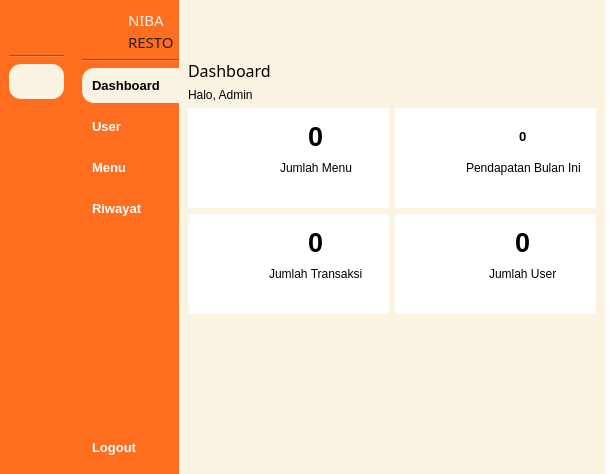
<?xml version="1.0" encoding="UTF-8"?>
<ui version="4.0">
 <class>MainWindow</class>
 <widget class="QMainWindow" name="MainWindow">
  <property name="geometry">
   <rect>
    <x>0</x>
    <y>0</y>
    <width>614</width>
    <height>474</height>
   </rect>
  </property>
  <property name="windowTitle">
   <string>MainWindow</string>
  </property>
  <property name="styleSheet">
   <string notr="true">background-color: rgb(255, 255, 255);</string>
  </property>
  <widget class="QWidget" name="centralwidget">
   <layout class="QGridLayout" name="gridLayout">
    <property name="leftMargin">
     <number>0</number>
    </property>
    <property name="topMargin">
     <number>0</number>
    </property>
    <property name="rightMargin">
     <number>0</number>
    </property>
    <property name="bottomMargin">
     <number>0</number>
    </property>
    <property name="horizontalSpacing">
     <number>0</number>
    </property>
    <item row="0" column="0">
     <widget class="QWidget" name="icon_only_widget" native="true">
      <property name="maximumSize">
       <size>
        <width>75</width>
        <height>16777215</height>
       </size>
      </property>
      <property name="styleSheet">
       <string notr="true">QPushButton {
	text-align: center;
	border-radius: 12px;
    padding: 10px;
    border: 0px;
	color: white;
    font-weight: 600;
}

QPushButton:hover {
	background-color: rgb(181, 171, 146);
}

QPushButton:checked {
	color: black;
	background-color: #FAF3E1;
}

QWidget {
	background-color: #FF6D1F;
}</string>
      </property>
      <layout class="QVBoxLayout" name="verticalLayout_4">
       <item>
        <layout class="QVBoxLayout" name="verticalLayout_7">
         <item>
          <layout class="QHBoxLayout" name="horizontalLayout_4">
           <property name="rightMargin">
            <number>5</number>
           </property>
           <item>
            <widget class="QLabel" name="label_4">
             <property name="sizePolicy">
              <sizepolicy hsizetype="Fixed" vsizetype="Fixed">
               <horstretch>0</horstretch>
               <verstretch>0</verstretch>
              </sizepolicy>
             </property>
             <property name="minimumSize">
              <size>
               <width>40</width>
               <height>40</height>
              </size>
             </property>
             <property name="maximumSize">
              <size>
               <width>40</width>
               <height>40</height>
              </size>
             </property>
             <property name="styleSheet">
              <string notr="true">QLabel {
    background-color: transparent;
    border-radius: 20px;
    background-image: url(:/yourpic.png);
    background-repeat: no-repeat;
    background-position: center;
}
</string>
             </property>
             <property name="text">
              <string/>
             </property>
             <property name="pixmap">
              <pixmap resource="images.qrc">:/image/images/logo-rounded.png</pixmap>
             </property>
             <property name="scaledContents">
              <bool>true</bool>
             </property>
            </widget>
           </item>
          </layout>
         </item>
         <item>
          <widget class="Line" name="line">
           <property name="orientation">
            <enum>Qt::Horizontal</enum>
           </property>
          </widget>
         </item>
         <item>
          <widget class="QPushButton" name="btn_dashboard_icon">
           <property name="font">
            <font>
             <family>Microsoft Sans Serif</family>
             <pointsize>10</pointsize>
             <weight>75</weight>
             <bold>true</bold>
            </font>
           </property>
           <property name="styleSheet">
            <string notr="true"/>
           </property>
           <property name="text">
            <string/>
           </property>
           <property name="icon">
            <iconset resource="images.qrc">
             <normaloff>:/image/images/mage--home-fill-off.png</normaloff>
             <normalon>:/image/images/mage--home-fill.png</normalon>
             <disabledoff>:/image/images/mage--home-fill-off.png</disabledoff>
             <disabledon>:/image/images/mage--home-fill.png</disabledon>
             <activeoff>:/image/images/mage--home-fill-off.png</activeoff>
             <activeon>:/image/images/mage--home-fill.png</activeon>
             <selectedoff>:/image/images/mage--home-fill-off.png</selectedoff>
             <selectedon>:/image/images/mage--home-fill.png</selectedon>:/image/images/mage--home-fill-off.png</iconset>
           </property>
           <property name="iconSize">
            <size>
             <width>20</width>
             <height>20</height>
            </size>
           </property>
           <property name="checkable">
            <bool>true</bool>
           </property>
           <property name="checked">
            <bool>true</bool>
           </property>
           <property name="autoExclusive">
            <bool>true</bool>
           </property>
          </widget>
         </item>
         <item>
          <widget class="QPushButton" name="btn_user_icon">
           <property name="font">
            <font>
             <family>MS Sans Serif</family>
             <pointsize>10</pointsize>
             <weight>75</weight>
             <bold>true</bold>
            </font>
           </property>
           <property name="styleSheet">
            <string notr="true"/>
           </property>
           <property name="text">
            <string/>
           </property>
           <property name="icon">
            <iconset resource="images.qrc">
             <normaloff>:/image/images/mage--users-fill-off.png</normaloff>
             <normalon>:/image/images/mage--users-fill.png</normalon>:/image/images/mage--users-fill-off.png</iconset>
           </property>
           <property name="iconSize">
            <size>
             <width>20</width>
             <height>20</height>
            </size>
           </property>
           <property name="checkable">
            <bool>true</bool>
           </property>
           <property name="checked">
            <bool>false</bool>
           </property>
           <property name="autoExclusive">
            <bool>true</bool>
           </property>
          </widget>
         </item>
         <item>
          <widget class="QPushButton" name="btn_menu_icon">
           <property name="font">
            <font>
             <family>MS Sans Serif</family>
             <pointsize>10</pointsize>
             <weight>75</weight>
             <bold>true</bold>
            </font>
           </property>
           <property name="styleSheet">
            <string notr="true"/>
           </property>
           <property name="text">
            <string/>
           </property>
           <property name="icon">
            <iconset resource="images.qrc">
             <normaloff>:/image/images/mage--clipboard-2-fill-off.png</normaloff>
             <normalon>:/image/images/mage--clipboard-2-fill.png</normalon>:/image/images/mage--clipboard-2-fill-off.png</iconset>
           </property>
           <property name="iconSize">
            <size>
             <width>20</width>
             <height>20</height>
            </size>
           </property>
           <property name="checkable">
            <bool>true</bool>
           </property>
           <property name="autoExclusive">
            <bool>true</bool>
           </property>
          </widget>
         </item>
         <item>
          <widget class="QPushButton" name="btn_riwayat_icon">
           <property name="font">
            <font>
             <family>Microsoft Sans Serif</family>
             <pointsize>10</pointsize>
             <weight>75</weight>
             <bold>true</bold>
            </font>
           </property>
           <property name="styleSheet">
            <string notr="true"/>
           </property>
           <property name="text">
            <string/>
           </property>
           <property name="icon">
            <iconset resource="images.qrc">
             <normaloff>:/image/images/mage--book-text-fill.png</normaloff>
             <normalon>:/image/images/mage--book-text-fill-off.png</normalon>:/image/images/mage--book-text-fill.png</iconset>
           </property>
           <property name="iconSize">
            <size>
             <width>20</width>
             <height>20</height>
            </size>
           </property>
           <property name="checkable">
            <bool>true</bool>
           </property>
           <property name="checked">
            <bool>false</bool>
           </property>
           <property name="autoExclusive">
            <bool>true</bool>
           </property>
          </widget>
         </item>
         <item>
          <spacer name="verticalSpacer_3">
           <property name="orientation">
            <enum>Qt::Vertical</enum>
           </property>
           <property name="sizeHint" stdset="0">
            <size>
             <width>40</width>
             <height>200</height>
            </size>
           </property>
          </spacer>
         </item>
         <item>
          <widget class="QPushButton" name="btn_logout_icon">
           <property name="font">
            <font>
             <family>MS Sans Serif</family>
             <pointsize>10</pointsize>
             <weight>75</weight>
             <bold>true</bold>
            </font>
           </property>
           <property name="styleSheet">
            <string notr="true">QPushButton {
	border-radius: 12px;
}</string>
           </property>
           <property name="text">
            <string/>
           </property>
           <property name="icon">
            <iconset resource="images.qrc">
             <normaloff>:/image/images/mage--shut-down-fill-off.png</normaloff>
             <normalon>:/image/images/mage--shut-down-fill.png</normalon>:/image/images/mage--shut-down-fill-off.png</iconset>
           </property>
           <property name="iconSize">
            <size>
             <width>20</width>
             <height>20</height>
            </size>
           </property>
          </widget>
         </item>
        </layout>
       </item>
      </layout>
     </widget>
    </item>
    <item row="0" column="1">
     <widget class="QWidget" name="icon_name_widget" native="true">
      <property name="maximumSize">
       <size>
        <width>150</width>
        <height>16777215</height>
       </size>
      </property>
      <property name="styleSheet">
       <string notr="true">QPushButton {
	text-align: left;
	border-top-left-radius: 12px;
	border-bottom-left-radius: 12px;
    padding: 10px;
    border: 0px;
	color: white;
    font-weight: 600;
}

QPushButton:hover {
	background-color: rgb(181, 171, 146);
}

QPushButton:checked {
	color: black;
	background-color: #FAF3E1;
}

QWidget {
	background-color: #FF6D1F;
}</string>
      </property>
      <layout class="QVBoxLayout" name="verticalLayout">
       <property name="rightMargin">
        <number>0</number>
       </property>
       <item>
        <layout class="QVBoxLayout" name="verticalLayout_2">
         <item>
          <layout class="QHBoxLayout" name="horizontalLayout_2">
           <property name="rightMargin">
            <number>5</number>
           </property>
           <item>
            <widget class="QLabel" name="label_2">
             <property name="sizePolicy">
              <sizepolicy hsizetype="Fixed" vsizetype="Fixed">
               <horstretch>0</horstretch>
               <verstretch>0</verstretch>
              </sizepolicy>
             </property>
             <property name="minimumSize">
              <size>
               <width>40</width>
               <height>40</height>
              </size>
             </property>
             <property name="maximumSize">
              <size>
               <width>40</width>
               <height>40</height>
              </size>
             </property>
             <property name="styleSheet">
              <string notr="true">QLabel {
    background-color: transparent;
    border-radius: 20px;
    background-image: url(:/yourpic.png);
    background-repeat: no-repeat;
    background-position: center;
}
</string>
             </property>
             <property name="text">
              <string/>
             </property>
             <property name="pixmap">
              <pixmap resource="images.qrc">:/image/images/logo-rounded.png</pixmap>
             </property>
             <property name="scaledContents">
              <bool>true</bool>
             </property>
            </widget>
           </item>
           <item>
            <layout class="QVBoxLayout" name="verticalLayout_3">
             <property name="spacing">
              <number>0</number>
             </property>
             <item>
              <widget class="QLabel" name="label_3">
               <property name="maximumSize">
                <size>
                 <width>50</width>
                 <height>16777215</height>
                </size>
               </property>
               <property name="font">
                <font>
                 <family>Bauhaus 93</family>
                 <pointsize>11</pointsize>
                 <weight>50</weight>
                 <bold>false</bold>
                 <strikeout>false</strikeout>
                 <kerning>true</kerning>
                </font>
               </property>
               <property name="styleSheet">
                <string notr="true">color: #FAF3E1;</string>
               </property>
               <property name="text">
                <string>NIBA</string>
               </property>
               <property name="textFormat">
                <enum>Qt::PlainText</enum>
               </property>
              </widget>
             </item>
             <item>
              <widget class="QLabel" name="label_5">
               <property name="sizePolicy">
                <sizepolicy hsizetype="Minimum" vsizetype="Preferred">
                 <horstretch>0</horstretch>
                 <verstretch>0</verstretch>
                </sizepolicy>
               </property>
               <property name="maximumSize">
                <size>
                 <width>50</width>
                 <height>16777215</height>
                </size>
               </property>
               <property name="font">
                <font>
                 <family>Bauhaus 93</family>
                 <pointsize>11</pointsize>
                 <weight>50</weight>
                 <bold>false</bold>
                 <strikeout>false</strikeout>
                 <kerning>true</kerning>
                </font>
               </property>
               <property name="styleSheet">
                <string notr="true">color: #222222;</string>
               </property>
               <property name="text">
                <string>RESTO</string>
               </property>
               <property name="textFormat">
                <enum>Qt::PlainText</enum>
               </property>
               <property name="scaledContents">
                <bool>false</bool>
               </property>
              </widget>
             </item>
            </layout>
           </item>
          </layout>
         </item>
         <item>
          <widget class="Line" name="line_2">
           <property name="orientation">
            <enum>Qt::Horizontal</enum>
           </property>
          </widget>
         </item>
         <item>
          <widget class="QPushButton" name="btn_dashboard_expanded">
           <property name="font">
            <font>
             <family>Microsoft Sans Serif</family>
             <pointsize>10</pointsize>
             <weight>75</weight>
             <bold>true</bold>
            </font>
           </property>
           <property name="styleSheet">
            <string notr="true"/>
           </property>
           <property name="text">
            <string>Dashboard</string>
           </property>
           <property name="icon">
            <iconset resource="images.qrc">
             <normaloff>:/image/images/mage--home-fill-off.png</normaloff>
             <normalon>:/image/images/mage--home-fill.png</normalon>
             <disabledoff>:/image/images/mage--home-fill-off.png</disabledoff>
             <disabledon>:/image/images/mage--home-fill.png</disabledon>
             <activeoff>:/image/images/mage--home-fill-off.png</activeoff>
             <activeon>:/image/images/mage--home-fill.png</activeon>
             <selectedoff>:/image/images/mage--home-fill-off.png</selectedoff>
             <selectedon>:/image/images/mage--home-fill.png</selectedon>:/image/images/mage--home-fill-off.png</iconset>
           </property>
           <property name="iconSize">
            <size>
             <width>20</width>
             <height>20</height>
            </size>
           </property>
           <property name="checkable">
            <bool>true</bool>
           </property>
           <property name="checked">
            <bool>true</bool>
           </property>
           <property name="autoExclusive">
            <bool>true</bool>
           </property>
          </widget>
         </item>
         <item>
          <widget class="QPushButton" name="btn_user_expanded">
           <property name="font">
            <font>
             <family>MS Sans Serif</family>
             <pointsize>10</pointsize>
             <weight>75</weight>
             <bold>true</bold>
            </font>
           </property>
           <property name="styleSheet">
            <string notr="true"/>
           </property>
           <property name="text">
            <string>User</string>
           </property>
           <property name="icon">
            <iconset resource="images.qrc">
             <normaloff>:/image/images/mage--users-fill-off.png</normaloff>
             <normalon>:/image/images/mage--users-fill.png</normalon>:/image/images/mage--users-fill-off.png</iconset>
           </property>
           <property name="iconSize">
            <size>
             <width>20</width>
             <height>20</height>
            </size>
           </property>
           <property name="checkable">
            <bool>true</bool>
           </property>
           <property name="checked">
            <bool>false</bool>
           </property>
           <property name="autoExclusive">
            <bool>true</bool>
           </property>
          </widget>
         </item>
         <item>
          <widget class="QPushButton" name="btn_menu_expanded">
           <property name="font">
            <font>
             <family>MS Sans Serif</family>
             <pointsize>10</pointsize>
             <weight>75</weight>
             <bold>true</bold>
            </font>
           </property>
           <property name="styleSheet">
            <string notr="true"/>
           </property>
           <property name="text">
            <string>Menu</string>
           </property>
           <property name="icon">
            <iconset resource="images.qrc">
             <normaloff>:/image/images/mage--clipboard-2-fill-off.png</normaloff>
             <normalon>:/image/images/mage--clipboard-2-fill.png</normalon>:/image/images/mage--clipboard-2-fill-off.png</iconset>
           </property>
           <property name="iconSize">
            <size>
             <width>20</width>
             <height>20</height>
            </size>
           </property>
           <property name="checkable">
            <bool>true</bool>
           </property>
           <property name="autoExclusive">
            <bool>true</bool>
           </property>
          </widget>
         </item>
         <item>
          <widget class="QPushButton" name="btn_riwayat_expanded">
           <property name="font">
            <font>
             <family>Microsoft Sans Serif</family>
             <pointsize>10</pointsize>
             <weight>75</weight>
             <bold>true</bold>
            </font>
           </property>
           <property name="styleSheet">
            <string notr="true"/>
           </property>
           <property name="text">
            <string>Riwayat</string>
           </property>
           <property name="icon">
            <iconset resource="images.qrc">
             <normaloff>:/image/images/mage--book-text-fill.png</normaloff>
             <normalon>:/image/images/mage--book-text-fill-off.png</normalon>:/image/images/mage--book-text-fill.png</iconset>
           </property>
           <property name="iconSize">
            <size>
             <width>20</width>
             <height>20</height>
            </size>
           </property>
           <property name="checkable">
            <bool>true</bool>
           </property>
           <property name="checked">
            <bool>false</bool>
           </property>
           <property name="autoExclusive">
            <bool>true</bool>
           </property>
          </widget>
         </item>
         <item>
          <spacer name="verticalSpacer_2">
           <property name="orientation">
            <enum>Qt::Vertical</enum>
           </property>
           <property name="sizeHint" stdset="0">
            <size>
             <width>40</width>
             <height>200</height>
            </size>
           </property>
          </spacer>
         </item>
         <item>
          <widget class="QPushButton" name="btn_logout_expanded">
           <property name="font">
            <font>
             <family>MS Sans Serif</family>
             <pointsize>10</pointsize>
             <weight>75</weight>
             <bold>true</bold>
            </font>
           </property>
           <property name="styleSheet">
            <string notr="true">QPushButton {
	border-radius: 12px;
}</string>
           </property>
           <property name="text">
            <string>Logout</string>
           </property>
           <property name="icon">
            <iconset resource="images.qrc">
             <normaloff>:/image/images/mage--shut-down-fill-off.png</normaloff>
             <normalon>:/image/images/mage--shut-down-fill.png</normalon>:/image/images/mage--shut-down-fill-off.png</iconset>
           </property>
           <property name="iconSize">
            <size>
             <width>20</width>
             <height>20</height>
            </size>
           </property>
          </widget>
         </item>
        </layout>
       </item>
      </layout>
     </widget>
    </item>
    <item row="0" column="2">
     <widget class="QWidget" name="main_menu" native="true">
      <property name="styleSheet">
       <string notr="true">background-color: rgb(255, 255, 255);</string>
      </property>
      <layout class="QVBoxLayout" name="verticalLayout_5">
       <property name="spacing">
        <number>0</number>
       </property>
       <property name="leftMargin">
        <number>0</number>
       </property>
       <property name="topMargin">
        <number>0</number>
       </property>
       <property name="bottomMargin">
        <number>0</number>
       </property>
       <item>
        <widget class="QWidget" name="widget" native="true">
         <property name="minimumSize">
          <size>
           <width>0</width>
           <height>50</height>
          </size>
         </property>
         <property name="maximumSize">
          <size>
           <width>16777215</width>
           <height>50</height>
          </size>
         </property>
         <property name="styleSheet">
          <string notr="true">background-color: rgb(250, 243, 225);</string>
         </property>
         <layout class="QHBoxLayout" name="horizontalLayout_6">
          <item>
           <layout class="QHBoxLayout" name="horizontalLayout">
            <item>
             <widget class="QPushButton" name="btn_expand">
              <property name="styleSheet">
               <string notr="true">QPushButton {
	text-align: left;
	border-radius: 12px;
    padding: 10px;
    border: 0px;
	color: black;
    font-weight: 600;
}

QPushButton:hover {
	background-color: #F5E7C6;
}

QPushButton:checked {
	background-color: #222222;
}</string>
              </property>
              <property name="text">
               <string/>
              </property>
              <property name="icon">
               <iconset resource="images.qrc">
                <normaloff>:/image/images/mage--dash-menu-off.png</normaloff>
                <normalon>:/image/images/mage--double-arrow-left-off.png</normalon>:/image/images/mage--dash-menu-off.png</iconset>
              </property>
              <property name="iconSize">
               <size>
                <width>20</width>
                <height>20</height>
               </size>
              </property>
              <property name="checkable">
               <bool>true</bool>
              </property>
             </widget>
            </item>
            <item>
             <spacer name="horizontalSpacer">
              <property name="orientation">
               <enum>Qt::Horizontal</enum>
              </property>
              <property name="sizeHint" stdset="0">
               <size>
                <width>20</width>
                <height>118</height>
               </size>
              </property>
             </spacer>
            </item>
           </layout>
          </item>
         </layout>
        </widget>
       </item>
       <item>
        <widget class="QWidget" name="widget_2" native="true">
         <property name="styleSheet">
          <string notr="true">QWidget {
	background-color: rgb(250, 243, 225);
}

QLabel {
	color:black;
}

QLineEdit {
	background-color: white;
	border-radius:  5px;
}

QComboBox {
	background-color: white;
	border-radius: 5px;
}</string>
         </property>
         <layout class="QVBoxLayout" name="verticalLayout_6">
          <item>
           <layout class="QVBoxLayout" name="verticalLayout_8">
            <item>
             <widget class="QLabel" name="label">
              <property name="font">
               <font>
                <family>MS Reference Sans Serif</family>
                <pointsize>12</pointsize>
               </font>
              </property>
              <property name="text">
               <string>Dashboard</string>
              </property>
             </widget>
            </item>
            <item>
             <widget class="QLabel" name="label_6">
              <property name="text">
               <string>Halo, Admin</string>
              </property>
             </widget>
            </item>
           </layout>
          </item>
          <item>
           <layout class="QHBoxLayout" name="horizontalLayout_3">
            <item>
             <widget class="QWidget" name="widget_3" native="true">
              <property name="minimumSize">
               <size>
                <width>0</width>
                <height>100</height>
               </size>
              </property>
              <property name="styleSheet">
               <string notr="true">background-color: rgb(255, 255, 255);</string>
              </property>
              <layout class="QHBoxLayout" name="horizontalLayout_7">
               <item>
                <widget class="QLabel" name="label_7">
                 <property name="maximumSize">
                  <size>
                   <width>50</width>
                   <height>50</height>
                  </size>
                 </property>
                 <property name="text">
                  <string/>
                 </property>
                 <property name="pixmap">
                  <pixmap resource="images.qrc">:/image/images/streamline-plump-color--burger-flat.png</pixmap>
                 </property>
                 <property name="scaledContents">
                  <bool>true</bool>
                 </property>
                </widget>
               </item>
               <item>
                <layout class="QVBoxLayout" name="verticalLayout_9">
                 <item alignment="Qt::AlignHCenter">
                  <widget class="QLabel" name="label_11">
                   <property name="font">
                    <font>
                     <pointsize>20</pointsize>
                     <weight>75</weight>
                     <bold>true</bold>
                    </font>
                   </property>
                   <property name="text">
                    <string>0</string>
                   </property>
                  </widget>
                 </item>
                 <item alignment="Qt::AlignHCenter|Qt::AlignTop">
                  <widget class="QLabel" name="label_8">
                   <property name="text">
                    <string>Jumlah Menu</string>
                   </property>
                  </widget>
                 </item>
                </layout>
               </item>
              </layout>
             </widget>
            </item>
            <item>
             <widget class="QWidget" name="widget_5" native="true">
              <property name="minimumSize">
               <size>
                <width>0</width>
                <height>100</height>
               </size>
              </property>
              <property name="styleSheet">
               <string notr="true">background-color: rgb(255, 255, 255);</string>
              </property>
              <layout class="QHBoxLayout" name="horizontalLayout_10">
               <item>
                <widget class="QLabel" name="label_16">
                 <property name="maximumSize">
                  <size>
                   <width>50</width>
                   <height>50</height>
                  </size>
                 </property>
                 <property name="text">
                  <string/>
                 </property>
                 <property name="pixmap">
                  <pixmap resource="images.qrc">:/image/images/streamline-plump-color--money-cash-bill-1.png</pixmap>
                 </property>
                 <property name="scaledContents">
                  <bool>true</bool>
                 </property>
                </widget>
               </item>
               <item>
                <layout class="QVBoxLayout" name="verticalLayout_12">
                 <item alignment="Qt::AlignHCenter">
                  <widget class="QLabel" name="label_17">
                   <property name="font">
                    <font>
                     <pointsize>10</pointsize>
                     <weight>75</weight>
                     <bold>true</bold>
                    </font>
                   </property>
                   <property name="text">
                    <string>0</string>
                   </property>
                  </widget>
                 </item>
                 <item alignment="Qt::AlignHCenter|Qt::AlignTop">
                  <widget class="QLabel" name="label_18">
                   <property name="text">
                    <string>Pendapatan Bulan Ini</string>
                   </property>
                  </widget>
                 </item>
                </layout>
               </item>
              </layout>
             </widget>
            </item>
           </layout>
          </item>
          <item>
           <layout class="QHBoxLayout" name="horizontalLayout_5">
            <item>
             <widget class="QWidget" name="widget_4" native="true">
              <property name="minimumSize">
               <size>
                <width>0</width>
                <height>100</height>
               </size>
              </property>
              <property name="styleSheet">
               <string notr="true">background-color: rgb(255, 255, 255);</string>
              </property>
              <layout class="QHBoxLayout" name="horizontalLayout_9">
               <item>
                <widget class="QLabel" name="label_13">
                 <property name="maximumSize">
                  <size>
                   <width>50</width>
                   <height>50</height>
                  </size>
                 </property>
                 <property name="text">
                  <string/>
                 </property>
                 <property name="pixmap">
                  <pixmap resource="images.qrc">:/image/images/icon-park--transaction-order.png</pixmap>
                 </property>
                 <property name="scaledContents">
                  <bool>true</bool>
                 </property>
                </widget>
               </item>
               <item>
                <layout class="QVBoxLayout" name="verticalLayout_11">
                 <item alignment="Qt::AlignHCenter">
                  <widget class="QLabel" name="label_14">
                   <property name="font">
                    <font>
                     <pointsize>20</pointsize>
                     <weight>75</weight>
                     <bold>true</bold>
                    </font>
                   </property>
                   <property name="text">
                    <string>0</string>
                   </property>
                  </widget>
                 </item>
                 <item alignment="Qt::AlignHCenter|Qt::AlignTop">
                  <widget class="QLabel" name="label_15">
                   <property name="text">
                    <string>Jumlah Transaksi</string>
                   </property>
                  </widget>
                 </item>
                </layout>
               </item>
              </layout>
             </widget>
            </item>
            <item>
             <widget class="QWidget" name="widget_6" native="true">
              <property name="minimumSize">
               <size>
                <width>0</width>
                <height>100</height>
               </size>
              </property>
              <property name="styleSheet">
               <string notr="true">background-color: rgb(255, 255, 255);</string>
              </property>
              <layout class="QHBoxLayout" name="horizontalLayout_11">
               <item>
                <widget class="QLabel" name="label_19">
                 <property name="maximumSize">
                  <size>
                   <width>50</width>
                   <height>50</height>
                  </size>
                 </property>
                 <property name="text">
                  <string/>
                 </property>
                 <property name="pixmap">
                  <pixmap resource="images.qrc">:/image/images/fluent-color--people-48.png</pixmap>
                 </property>
                 <property name="scaledContents">
                  <bool>true</bool>
                 </property>
                </widget>
               </item>
               <item>
                <layout class="QVBoxLayout" name="verticalLayout_13">
                 <item alignment="Qt::AlignHCenter">
                  <widget class="QLabel" name="label_20">
                   <property name="font">
                    <font>
                     <pointsize>20</pointsize>
                     <weight>75</weight>
                     <bold>true</bold>
                    </font>
                   </property>
                   <property name="text">
                    <string>0</string>
                   </property>
                  </widget>
                 </item>
                 <item alignment="Qt::AlignHCenter|Qt::AlignTop">
                  <widget class="QLabel" name="label_21">
                   <property name="text">
                    <string>Jumlah User</string>
                   </property>
                  </widget>
                 </item>
                </layout>
               </item>
              </layout>
             </widget>
            </item>
           </layout>
          </item>
          <item>
           <spacer name="verticalSpacer_4">
            <property name="orientation">
             <enum>Qt::Vertical</enum>
            </property>
            <property name="sizeHint" stdset="0">
             <size>
              <width>20</width>
              <height>172</height>
             </size>
            </property>
           </spacer>
          </item>
         </layout>
        </widget>
       </item>
      </layout>
     </widget>
    </item>
   </layout>
  </widget>
 </widget>
 <resources>
  <include location="images.qrc"/>
 </resources>
 <connections>
  <connection>
   <sender>btn_expand</sender>
   <signal>toggled(bool)</signal>
   <receiver>icon_only_widget</receiver>
   <slot>setHidden(bool)</slot>
   <hints>
    <hint type="sourcelabel">
     <x>240</x>
     <y>39</y>
    </hint>
    <hint type="destinationlabel">
     <x>63</x>
     <y>252</y>
    </hint>
   </hints>
  </connection>
  <connection>
   <sender>btn_expand</sender>
   <signal>toggled(bool)</signal>
   <receiver>icon_name_widget</receiver>
   <slot>setVisible(bool)</slot>
   <hints>
    <hint type="sourcelabel">
     <x>240</x>
     <y>39</y>
    </hint>
    <hint type="destinationlabel">
     <x>186</x>
     <y>243</y>
    </hint>
   </hints>
  </connection>
  <connection>
   <sender>btn_logout_expanded</sender>
   <signal>clicked()</signal>
   <receiver>MainWindow</receiver>
   <slot>close()</slot>
   <hints>
    <hint type="sourcelabel">
     <x>185</x>
     <y>450</y>
    </hint>
    <hint type="destinationlabel">
     <x>140</x>
     <y>470</y>
    </hint>
   </hints>
  </connection>
  <connection>
   <sender>btn_dashboard_expanded</sender>
   <signal>toggled(bool)</signal>
   <receiver>btn_dashboard_icon</receiver>
   <slot>setChecked(bool)</slot>
   <hints>
    <hint type="sourcelabel">
     <x>185</x>
     <y>106</y>
    </hint>
    <hint type="destinationlabel">
     <x>41</x>
     <y>106</y>
    </hint>
   </hints>
  </connection>
  <connection>
   <sender>btn_user_expanded</sender>
   <signal>toggled(bool)</signal>
   <receiver>btn_user_icon</receiver>
   <slot>setChecked(bool)</slot>
   <hints>
    <hint type="sourcelabel">
     <x>109</x>
     <y>148</y>
    </hint>
    <hint type="destinationlabel">
     <x>45</x>
     <y>152</y>
    </hint>
   </hints>
  </connection>
  <connection>
   <sender>btn_menu_expanded</sender>
   <signal>toggled(bool)</signal>
   <receiver>btn_menu_icon</receiver>
   <slot>setChecked(bool)</slot>
   <hints>
    <hint type="sourcelabel">
     <x>185</x>
     <y>198</y>
    </hint>
    <hint type="destinationlabel">
     <x>47</x>
     <y>198</y>
    </hint>
   </hints>
  </connection>
  <connection>
   <sender>btn_dashboard_icon</sender>
   <signal>toggled(bool)</signal>
   <receiver>btn_dashboard_expanded</receiver>
   <slot>setChecked(bool)</slot>
   <hints>
    <hint type="sourcelabel">
     <x>43</x>
     <y>100</y>
    </hint>
    <hint type="destinationlabel">
     <x>123</x>
     <y>100</y>
    </hint>
   </hints>
  </connection>
  <connection>
   <sender>btn_user_icon</sender>
   <signal>toggled(bool)</signal>
   <receiver>btn_user_expanded</receiver>
   <slot>setChecked(bool)</slot>
   <hints>
    <hint type="sourcelabel">
     <x>23</x>
     <y>145</y>
    </hint>
    <hint type="destinationlabel">
     <x>168</x>
     <y>144</y>
    </hint>
   </hints>
  </connection>
  <connection>
   <sender>btn_menu_icon</sender>
   <signal>toggled(bool)</signal>
   <receiver>btn_menu_expanded</receiver>
   <slot>setChecked(bool)</slot>
   <hints>
    <hint type="sourcelabel">
     <x>34</x>
     <y>182</y>
    </hint>
    <hint type="destinationlabel">
     <x>153</x>
     <y>196</y>
    </hint>
   </hints>
  </connection>
  <connection>
   <sender>btn_logout_icon</sender>
   <signal>clicked()</signal>
   <receiver>MainWindow</receiver>
   <slot>close()</slot>
   <hints>
    <hint type="sourcelabel">
     <x>38</x>
     <y>445</y>
    </hint>
    <hint type="destinationlabel">
     <x>48</x>
     <y>513</y>
    </hint>
   </hints>
  </connection>
  <connection>
   <sender>btn_riwayat_icon</sender>
   <signal>toggled(bool)</signal>
   <receiver>btn_riwayat_expanded</receiver>
   <slot>setChecked(bool)</slot>
   <hints>
    <hint type="sourcelabel">
     <x>25</x>
     <y>223</y>
    </hint>
    <hint type="destinationlabel">
     <x>137</x>
     <y>229</y>
    </hint>
   </hints>
  </connection>
  <connection>
   <sender>btn_riwayat_icon</sender>
   <signal>toggled(bool)</signal>
   <receiver>btn_riwayat_expanded</receiver>
   <slot>setChecked(bool)</slot>
   <hints>
    <hint type="sourcelabel">
     <x>42</x>
     <y>222</y>
    </hint>
    <hint type="destinationlabel">
     <x>123</x>
     <y>217</y>
    </hint>
   </hints>
  </connection>
  <connection>
   <sender>btn_riwayat_expanded</sender>
   <signal>toggled(bool)</signal>
   <receiver>btn_riwayat_icon</receiver>
   <slot>setChecked(bool)</slot>
   <hints>
    <hint type="sourcelabel">
     <x>100</x>
     <y>222</y>
    </hint>
    <hint type="destinationlabel">
     <x>28</x>
     <y>223</y>
    </hint>
   </hints>
  </connection>
 </connections>
</ui>
